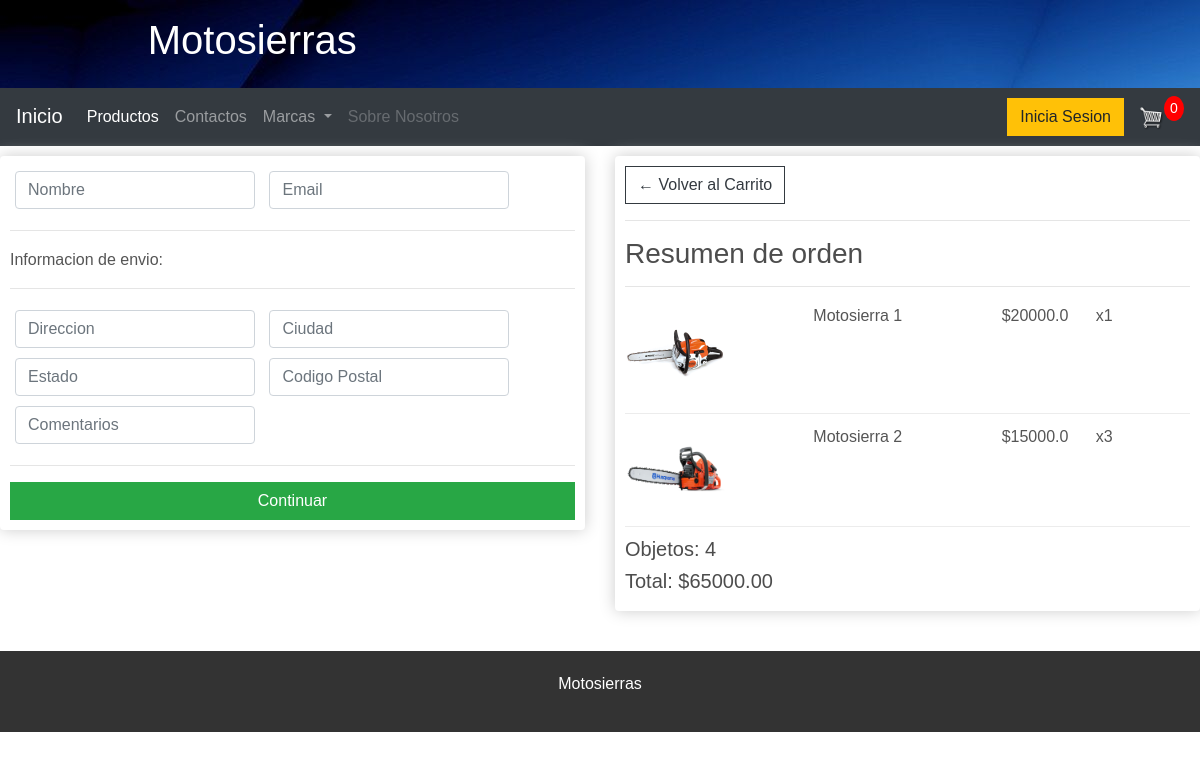
Screenshot of /checkout/ (signed in) with the database file from the repository.
### website/models.py (models this page shows, shortened)
class ObjetosEnvio(models.Model):
    producto = models.ForeignKey(Producto, on_delete=models.SET_NULL, null=True)
    envio = models.ForeignKey(Envio, on_delete=models.SET_NULL, null=True)
    cantidad = models.IntegerField(default=0, null=True, blank=True)
    fecha_agregado = models.DateTimeField(auto_now_add=True)
    @property
    def get_total(self):
        total = self.producto.price * self.cantidad
        return total

class Producto(models.Model):
    nombre = models.CharField(max_length=200)
    price = models.FloatField()
    imagen = models.ImageField(null=True, blank=True)
    @property
    def imageURL(self):
        try:
            url = self.imagen.url
        except:
            url = ""
        return url

class Envio(models.Model):
    cliente = models.ForeignKey(Cliente, on_delete=models.SET_NULL, null=True, blank=True)
    date_orderd = models.DateTimeField(auto_now_add=True)
    complete = models.BooleanField(default=False)
    transaction_id = models.CharField(max_length=100, null=True)
    @property
    def get_cart_total(self):
        objetosenvio = self.objetosenvio_set.all()
        total = sum([item.get_total for item in objetosenvio])
        return total
    @property
    def get_cart_items(self):
        objetosenvio = self.objetosenvio_set.all()
        total = sum([item.cantidad for item in objetosenvio])
        return total

### website/views.py (the view)
# urls.py: path('checkout/', checkout, name="checkout"),
def checkout(request):
    if request.user.is_authenticated:
        cliente = request.user.cliente
        envio, created = Envio.objects.get_or_create(cliente=cliente, complete=False)
        items = envio.objetosenvio_set.all()
    else:
        items=[]
        envio={'get_cart_total':0, 'get_cart_items':0}
    context = {'items':items,
        'envio':envio,}
    return render(request, 'checkout.html', context)

### website/templates/checkout.html (shortened to what this page needs)
{% extends 'base.html' %}
{% load static %}
{% block content %}
<div class="row">
		<div class="col-lg-6">
			<div class="box-element" id="form-wrapper">
				<form id="form">
					<div id="user-info">
						<div class="form-field">
							<input required class="form-control" type="text" name="name" placeholder="Nombre">
						</div>
						<div class="form-field">
							<input required class="form-control" type="email" name="email" placeholder="Email">
						</div>
					</div>
					<div id="shipping-info">
						<hr>
						<p>Informacion de envio:</p>
						<hr>
						<div class="form-field">
							<input class="form-control" type="text" name="address" placeholder="Direccion">
						</div>
						<div class="form-field">
							<input class="form-control" type="text" name="city" placeholder="Ciudad">
						</div>
						<div class="form-field">
							<input class="form-control" type="text" name="state" placeholder="Estado">
						</div>
						<div class="form-field">
							<input class="form-control" type="text" name="zipcode" placeholder="Codigo Postal">
						</div>
						<div class="form-field">
							<input class="form-control" type="text" name="country" placeholder="Comentarios">
						</div>
					</div>
					<hr>
					<input id="form-button" class="btn btn-success btn-block" type="submit" value="Continuar">
				</form>
			</div>
			<br>
		</div>
		<div class="col-lg-6">
			<div class="box-element">
				<a  class="btn btn-outline-dark" href="{% url 'cart' %}">&#x2190; Volver al Carrito</a>
				<hr>
				<h3>Resumen de orden</h3>
				<hr>
				{% for item in items %}
				<div class="cart-row">
					<div style="flex:2"><img class="row-image" src="{{ item.producto.imageURL }}"></div>
					<div style="flex:2"><p>{{ item.producto.nombre }}</p></div>
					<div style="flex:1"><p>${{ item.producto.price }}</p></div>
					<div style="flex:1"><p>x{{ item.cantidad }}</p></div>
				</div>
				{% endfor %}
				<h5>Objetos:   {{ envio.get_cart_items }}</h5>
				<h5>Total:   ${{ envio.get_cart_total|floatformat:2 }}</h5>
			</div>
		</div>
	</div>
{% endblock %}

### static/website/css/styless.css (style rules this page uses)
body { background-color:b#f4f4f4; color:#555; font-family:Arial, Helvetica, sans-serif; font-size:16px; line-height: 1.6em; margin:0; }
.box-element { box-shadow:hsl(0, 0%, 80%) 0 0 16px; background-color: #fff; border-radius: 4px; padding: 10px; }
h2,h3,h4,h5,h6 { color:hsl(0, 0%, 30%); }
.col-lg-4, .col-lg-6, .col-lg-8, .col-lg-12 { margin-top: 10px; }
.btn { border-radius: 0; }
.row-image { width: 100px; }
.form-field { width:250px; display: inline-block; padding: 5px; }
.cart-row { display: flex; align-items: flex-stretch; padding-bottom: 10px; margin-bottom: 10px; border-bottom: 1px solid #ececec; }

### rows the page displays
ObjetosEnvio: producto.imageURL (picture), producto.nombre "Motosierra 1", producto.price "20000.0", cantidad "1"
ObjetosEnvio: producto.imageURL (picture), producto.nombre "Motosierra 2", producto.price "15000.0", cantidad "3"
Envio: get_cart_items "4", get_cart_total "65000.00"
